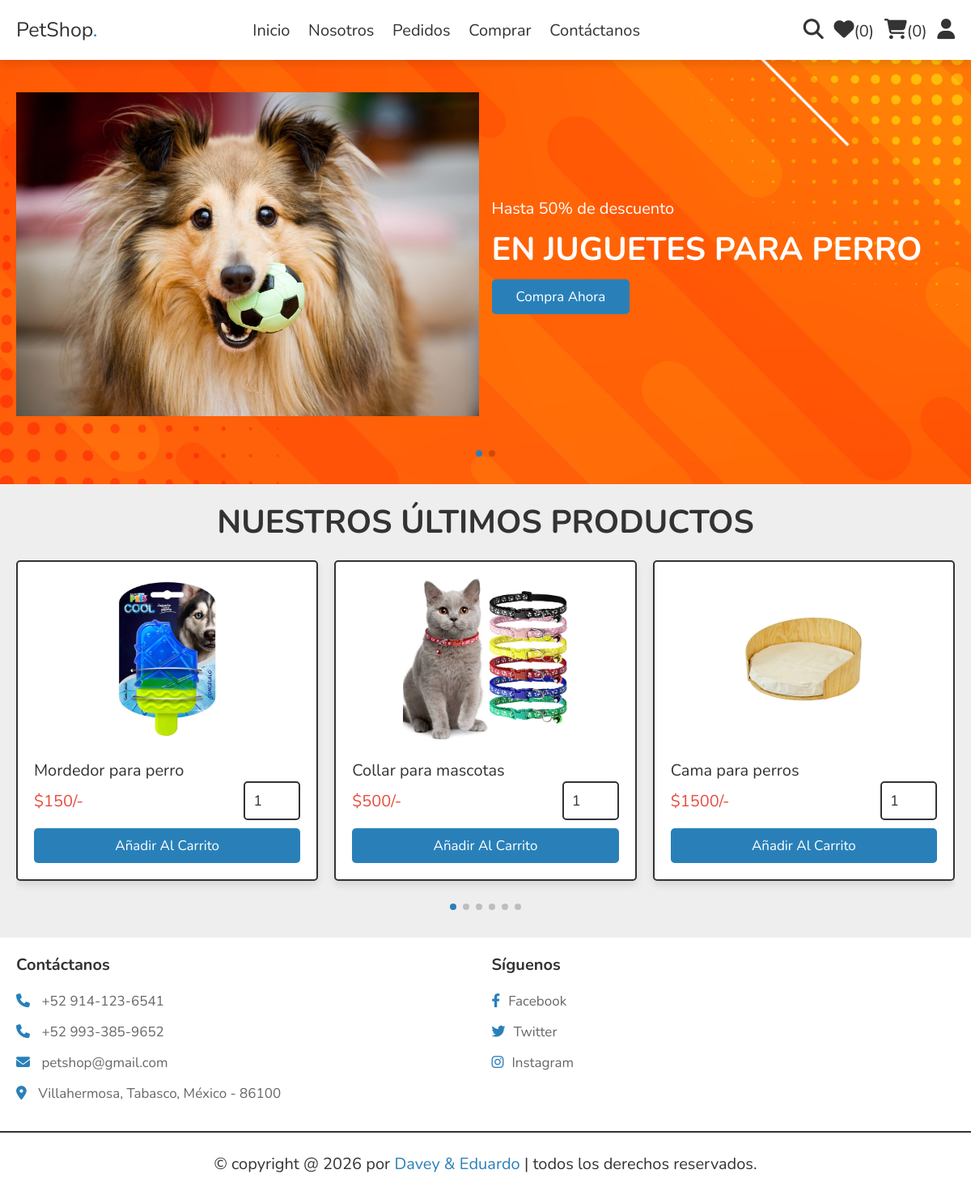
Screenshot of /home.php (signed in) with the database file from the repository.
### tables this page shows
CREATE TABLE `products` (
  `id` int(100) NOT NULL,
  `name` varchar(100) NOT NULL,
  `details` varchar(500) NOT NULL,
  `price` int(10) NOT NULL,
  `image_01` varchar(100) NOT NULL,
  `image_02` varchar(100) NOT NULL,
  `image_03` varchar(100) NOT NULL
);

### home.php (the view, shortened to what this page needs)
<?php
include 'components/connect.php';
?>
<!DOCTYPE html>
<html lang="en">
<head>
   <link rel="stylesheet" href="https://unpkg.com/swiper@8/swiper-bundle.min.css" />
   <link rel="stylesheet" href="https://cdnjs.cloudflare.com/ajax/libs/font-awesome/6.1.1/css/all.min.css">
   <link rel="stylesheet" href="css/style.css">
</head>
<body>
<?php include 'components/user_header.php'; ?>
<div class="home-bg">
<section class="home">
   <div class="swiper home-slider">
   <div class="swiper-wrapper">
      <div class="swiper-slide slide">
         <div class="image">
            <img src="images/home-img-1.jpg" alt="">
         </div>
         <div class="content">
            <span>Hasta 50% de descuento</span>
            <h3>En juguetes para perro</h3>
            <a href="shop.php" class="btn">Compra ahora</a>
         </div>
      </div>
   </div>
      <div class="swiper-pagination"></div>
   </div>
</section>
</div>
<section class="home-products">
   <h1 class="heading">Nuestros Últimos productos</h1>
   <div class="swiper products-slider">
   <div class="swiper-wrapper">
   <?php
     $select_products = $conn->prepare("SELECT * FROM `products` LIMIT 6");
     $select_products->execute();
     if($select_products->rowCount() > 0){
      while($fetch_product = $select_products->fetch(PDO::FETCH_ASSOC)){
   ?>
   <form action="" method="post" class="swiper-slide slide">
      <img src="uploaded_img/<?= $fetch_product['image_01']; ?>" alt="">
      <div class="name"><?= $fetch_product['name']; ?></div>
      <div class="flex">
         <div class="price"><span>$</span><?= $fetch_product['price']; ?><span>/-</span></div>
         <input type="number" name="qty" class="qty" min="1" max="99" onkeypress="if(this.value.length == 2) return false;" value="1">
      </div>
      <input type="submit" value="añadir al carrito" class="btn" name="add_to_cart">
   </form>
   <?php
      }
   }else{
      echo '<p class="empty">Aun no hay productos disponibles!</p>';
   }
   ?>
   </div>
   <div class="swiper-pagination"></div>
   </div>
</section>
<?php include 'components/footer.php'; ?>
</body>
</html>

### components/user_header.php (shortened to what this page needs)
<header class="header">
   <section class="flex">
      <a href="home.php" class="logo">PetShop<span>.</span></a>
      <nav class="navbar">
         <a href="home.php">Inicio</a>
         <a href="about.php">Nosotros</a>
         <a href="orders.php">Pedidos</a>
         <a href="shop.php">Comprar</a>
         <a href="contact.php">Contáctanos</a>
      </nav>
      <div class="icons">
         <?php
            $count_wishlist_items = $conn->prepare("SELECT * FROM `wishlist` WHERE user_id = ?");
            $count_wishlist_items->execute([$user_id]);
            $total_wishlist_counts = $count_wishlist_items->rowCount();
            $count_cart_items = $conn->prepare("SELECT * FROM `cart` WHERE user_id = ?");
            $count_cart_items->execute([$user_id]);
            $total_cart_counts = $count_cart_items->rowCount();
         ?>
         <a href="search_page.php"><i class="fas fa-search"></i></a>
         <a href="wishlist.php"><i class="fas fa-heart"></i><span>(<?= $total_wishlist_counts; ?>)</span></a>
         <a href="cart.php"><i class="fas fa-shopping-cart"></i><span>(<?= $total_cart_counts; ?>)</span></a>
         <div id="user-btn" class="fas fa-user"></div>
      </div>
   </section>
</header>

### components/footer.php
<footer class="footer">
   <section class="grid">
      <div class="box">
         <h3>Contáctanos</h3>
         <a href=""><i class="fas fa-phone"></i> +52 914-123-6541</a>
         <a href=""><i class="fas fa-phone"></i> +52 993-385-9652</a>
         <a href=""><i class="fas fa-envelope"></i> petshop@gmail.com</a>
         <a href=""><i class="fas fa-map-marker-alt"></i> Villahermosa, Tabasco, México - 86100 </a>
      </div>
      <div class="box">
         <h3>Síguenos</h3>
         <a href="#"><i class="fab fa-facebook-f"></i>Facebook</a>
         <a href="#"><i class="fab fa-twitter"></i>Twitter</a>
         <a href="#"><i class="fab fa-instagram"></i>Instagram</a>
      </div>
   </section>
   <div class="credit">&copy; copyright @ <?= date('Y'); ?> por <span>Davey & Eduardo</span> | todos los derechos reservados.</div>
</footer>

### css/style.css (style rules this page uses)
:root { --main-color:#2980b9; --orange:#f39c12; --red:#e74c3c; --black:#333; --white:#fff; --light-color:#666; --light-bg:#eee; --border:.2rem solid var(--black); --box-shadow:0 .5rem 1rem rgba(0,0,0,.1); }
* { font-family: 'Nunito', sans-serif; margin:0; padding:0; box-sizing: border-box; outline: none; border:none; text-decoration: none; }
html { font-size: 62.5%; overflow-x: hidden; }
body { background-color: var(--light-bg); }
section { padding:2rem; max-width: 1200px; margin:0 auto; }
.heading { font-size: 4rem; color:var(--black); margin-bottom: 2rem; text-align: center; text-transform: uppercase; }
.btn, .delete-btn, .option-btn { display: block; width: 100%; margin-top: 1rem; border-radius: .5rem; padding:1rem 3rem; font-size: 1.7rem; text-transform: capitalize; color:var(--white); cursor: pointer; text-align: center; }
.btn { background-color: var(--main-color); }
.header { position: sticky; top:0; left:0; right:0; background-color: var(--white); box-shadow: var(--box-shadow); z-index: 1000; }
.header .flex { display: flex; align-items: center; justify-content: space-between; position: relative; }
.header .flex .logo { font-size: 2.5rem; color:var(--black); }
.header .flex .logo span { color:var(--main-color); }
.header .flex .navbar a { margin:0 1rem; font-size: 2rem; color:var(--black); }
.header .flex .icons > * { margin-left: 1rem; font-size: 2.5rem; cursor: pointer; color:var(--black); }
.header .flex .icons a span { font-size: 2rem; }
.home-bg { background:url(../images/home-bg.png) no-repeat; background-size: cover; background-position: center; }
.home-bg .home .slide { display: flex; align-items: center; flex-wrap: wrap; gap:1.5rem; padding-bottom: 6rem; padding-top: 2rem; user-select: none; }
.home-bg .home .slide .image { flex:1 1 40rem; }
.home-bg .home .slide .image img { height: 40rem; width: 100%; object-fit: contain; }
.home-bg .home .slide .content { flex:1 1 40rem; }
.home-bg .home .slide .content span { font-size: 2rem; color:var(--white); }
.home-bg .home .slide .content h3 { margin-top: 1rem; font-size: 4rem; color:var(--white); text-transform: uppercase; }
.home-bg .home .slide .content .btn { display: inline-block; width: auto; }
.home-products .slide { position: relative; padding:2rem; border-radius: .5rem; border:var(--border); background-color: var(--white); box-shadow: var(--box-shadow); margin-bottom: 5rem; overflow: hidden; user-select: none; }
.home-products .slide img { width: 100%; height: 20rem; object-fit: contain; margin-bottom: 2rem; }
.home-products .slide .name { font-size: 2rem; color:var(--black); }
.home-products .slide .flex { display: flex; align-items: center; justify-content: space-between; gap:1rem; }
.home-products .slide .flex .qty { width: 7rem; padding:1rem; border:var(--border); font-size: 1.8rem; color:var(--black); border-radius: .5rem; }
.home-products .slide .flex .price { margin:1rem 0; font-size: 2rem; color:var(--red); }
.footer { background-color: var(--white); }
.footer .grid { display: grid; grid-template-columns: repeat(auto-fit, minmax(27rem, 1fr)); gap:1.5rem; align-items: flex-start; }
.footer .grid .box h3 { font-size: 2rem; color:var(--black); margin-bottom: 2rem; text-transform: capitalize; }
.footer .grid .box a { display: block; margin:1.5rem 0; font-size: 1.7rem; color:var(--light-color); }
.footer .grid .box a i { padding-right: 1rem; color:var(--main-color); transition: .2s linear; }
.footer .credit { text-align: center; padding: 2.5rem 2rem; border-top: var(--border); font-size: 2rem; color:var(--black); }
.footer .credit span { color:var(--main-color); }

### rows the page displays
products: image_01 (picture), name "Mordedor para perro", price "150"
products: image_01 (picture), name "Collar para mascotas", price "500"
products: image_01 (picture), name "Cama para perros", price "1500"

### other values shown
$total_wishlist_counts "0"
$total_cart_counts "0"
